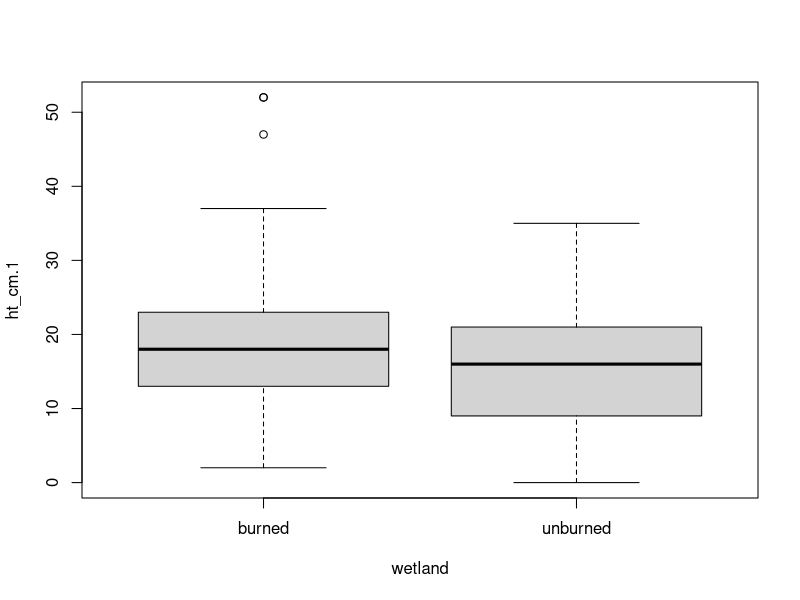
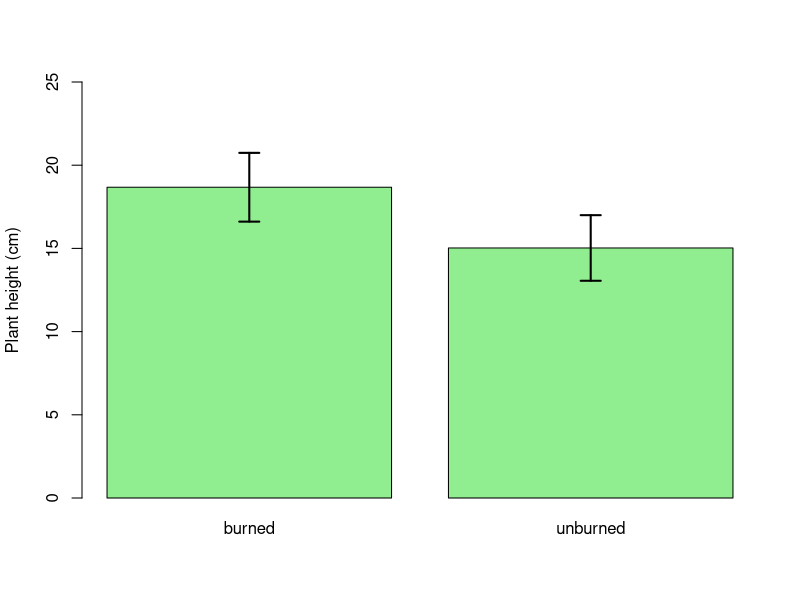
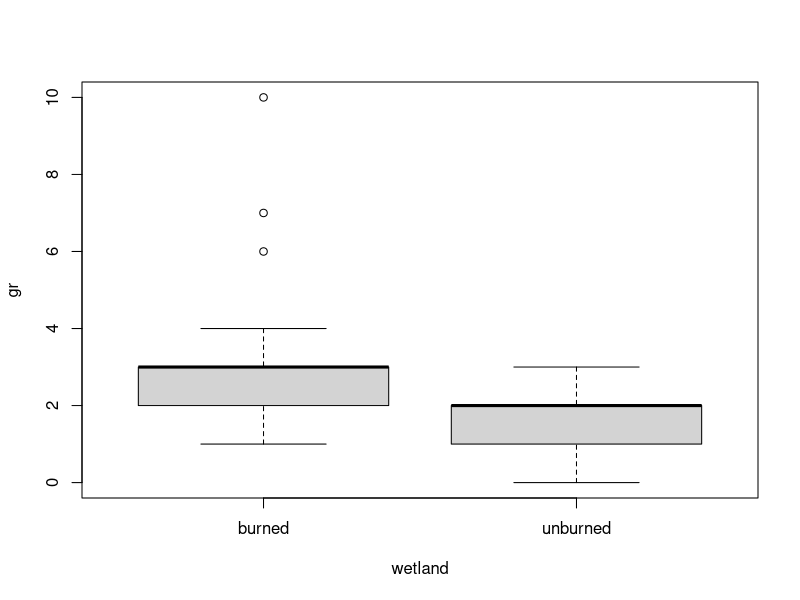
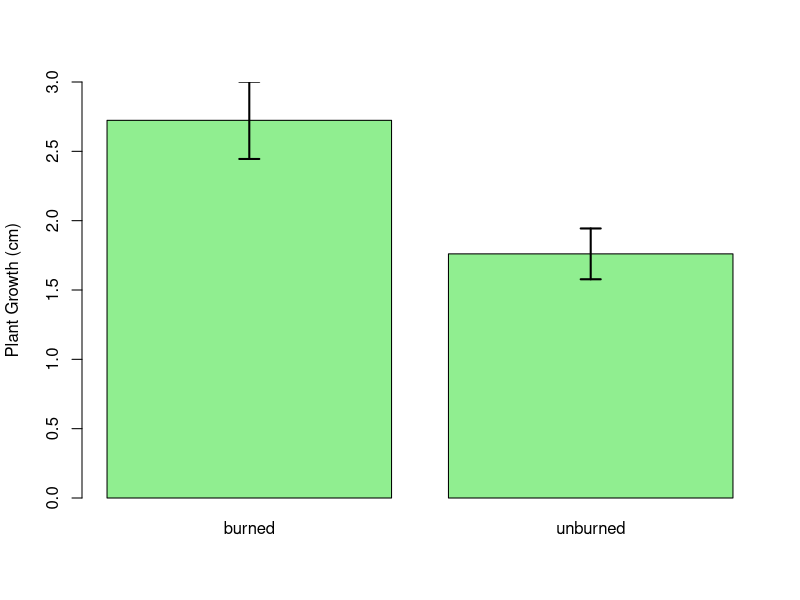
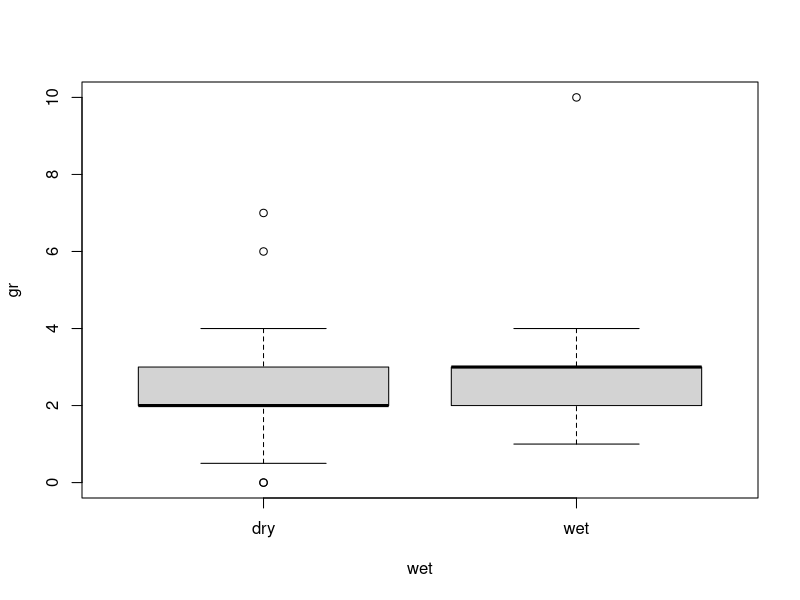

The R source for these figures, in order:
#' Author: Dan McGlinn
#' Date: 2023-08-13

library(ggplot2)

#' load data
dat <- read.csv('../data/canbys_data - field.csv')

#' examine data
head(dat)

dat$status.1 <- as.factor(dat$status.1)
with(dat, table(status.1, wetland))

boxplot(ht_cm.1 ~ wetland, data = dat)
t.test(ht_cm.1 ~ wetland, data = dat)


ht_avg <- with(dat, tapply(ht_cm.1, wetland, mean, na.rm = TRUE))
ht_sd <- with(dat, tapply(ht_cm.1, wetland, sd, na.rm = TRUE))
ht_n <- with(dat, tapply(ht_cm.1, wetland, function(x) sum(!is.na(x))))
ht_se <- ht_sd / sqrt(ht_n)

#pdf('./figs/ht_vs_trt.pdf')
ht_plt <- barplot(ht_avg, width = 0.25, ylim = c(0, 25), 
                  ylab = 'Plant height (cm)', col = 'lightgreen')
arrows(ht_plt, ht_avg - (ht_se * 1.96), y1 = ht_avg + (ht_se * 1.96),
       angle = 90, code = 3, length = 0.1, lwd=2)
#dev.off()

gr <- dat$ht_cm.1 - dat$ht_cm
# drop plant that lost ht - this appears to be due to damage
gr <- ifelse(gr < 0, NA, gr)

boxplot(gr ~ wetland, data = dat)
t.test(gr ~ wetland, data = dat)

gr_avg <- with(dat, tapply(gr, wetland, mean, na.rm = TRUE))
gr_sd <- with(dat, tapply(gr, wetland, sd, na.rm = TRUE))
gr_n <- with(dat, tapply(gr, wetland, function(x) sum(!is.na(x))))
gr_se <- gr_sd / sqrt(gr_n)

#pdf('./figs/gr_vs_trt.pdf')
gr_plt <- barplot(gr_avg, width = 0.25, ylim = c(0, 3), 
                  ylab = 'Plant Growth (cm)', col = 'lightgreen')
arrows(gr_plt, gr_avg - (gr_se * 1.96),
       y1 = gr_avg + (gr_se * 1.96),
       angle = 90, code = 3, length = 0.1, lwd = 2)
#dev.off()


wet <- ifelse(dat$water.depth_cm > 0, 'wet', 'dry')
boxplot(gr ~ wet)

gr_mod <- lm(gr ~ wet + wetland, data = dat)
summary(gr_mod)

alive <- ifelse(dat$status.1 == 'd', 0, 1)
alive

#' test if probability of plant being alive is higher
#' in a specific wetland
log_mod <- glm(alive ~ wetland, data = dat, family = binomial)
summary(log_mod)

#' you can see above not quite statistically significant

pseudo_r2 = function(glm_mod) {
  1 -  glm_mod$deviance / glm_mod$null.deviance
}

#' how much variation does the model explain
pseudo_r2(log_mod)

#' not much at all only around 4% of the variation

#' what is the probability of survival in each wetland?
predict(log_mod, 
        newdata = data.frame(wetland = c('unburned', 'burned')),
        type = 'r')


# another way to calculate the above is as follows
logit2prob <- function(logit){
  odds <- exp(logit)
  prob <- odds / (1 + odds)
  return(prob)
}

logit2prob(coef(log_mod)[1])
logit2prob(coef(log_mod)[1] + coef(log_mod)[2])


#' 95% confidence interval (CI) for raw coefficients
confint(log_mod)

#' burned wetland 95% CI
logit2prob(2.2617)
logit2prob(4.6512)

#' unburned wetland 95% CI
logit2prob(coef(log_mod)[1] - 2.7005)
logit2prob(coef(log_mod)[1] + 0.08756)


